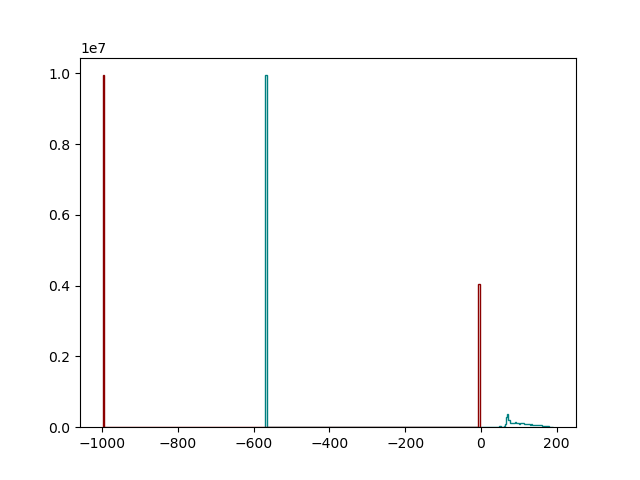
#> input picture program/histogram/uav&gsi_normalization.png, 640 x 480 px
$ python -i analysis.py   (imports and definitions only)   (older library calls are emulated)
#> lines starting #> are read from the running program, lines starting #| are printed output that depends on the picture; after the words box and inside, x2 and y2 are one past the last pixel; in counts of white or black regions, pixels touching at a corner belong together
#> further down, picture is the input picture: shape (480, 640, 3); mean B, G, R 250.9, 250.9, 251.1
import cv2
import numpy as np
import matplotlib.pyplot as plt
import matplotlib as mpl
from collections import deque


# [47 lines left out: functions approximation, neighbours, relabeling, labeling, not called in this run]


def shortcut2():
  dummy = np.loadtxt('results/dummy.txt').astype(np.uint16)
  label = np.loadtxt('results/label.txt').astype(np.uint16)

# [65 lines left out: function texture, not called in this run]

def edge(img):
  dst = cv2.cvtColor(img.copy(), cv2.COLOR_BGR2GRAY)

  canny = cv2.Canny(dst,100,450,5)
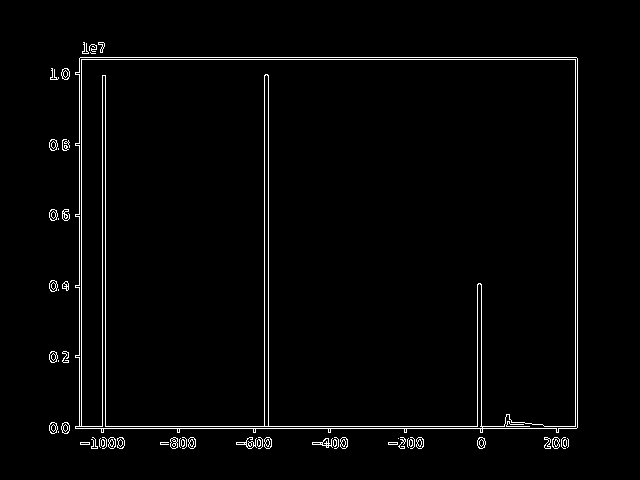
#> canny: shape (480, 640); 2.3% white in thin lines or dots, all inside (x1, y1, x2, y2) = (49, 42, 578, 449)
  sobelx = cv2.Sobel(dst,cv2.CV_64F,1,0,ksize=3)
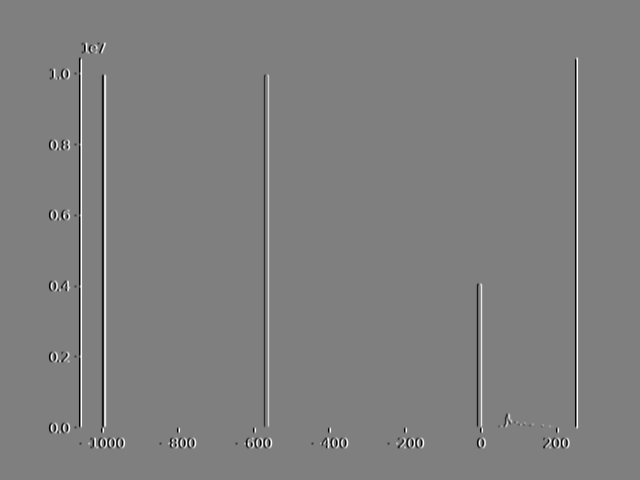
#> sobelx: shape (480, 640) float64; min -1020, max 1020, mean 0; drawn with min black and max white
  sobely = cv2.Sobel(dst,cv2.CV_64F,0,1,ksize=3)
  sobel = np.sqrt(sobelx**2 + sobely**2)
  laplacian = cv2.Laplacian(dst,cv2.CV_64F)
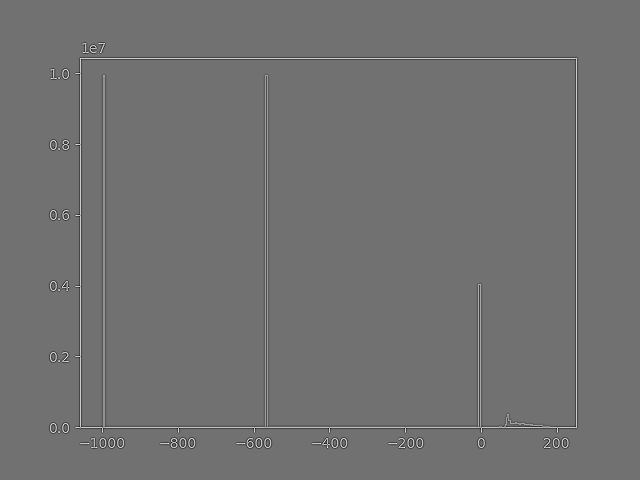
#> laplacian: shape (480, 640) float64; min -591, max 741, mean 0; drawn with min black and max white

  cv2.imwrite('results/edge/canny.png', canny)
  cv2.imwrite('results/edge/sobelx.png', sobelx)
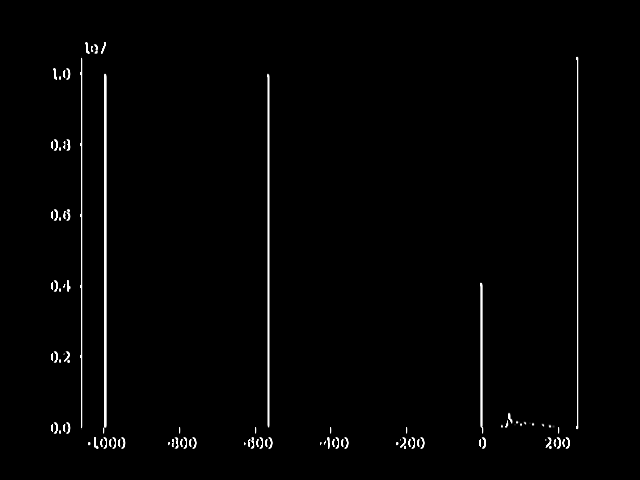
#> saved as sobelx.png: shape (480, 640); min 0, max 255, mean 3.6
  cv2.imwrite('results/edge/sobely.png', sobely)
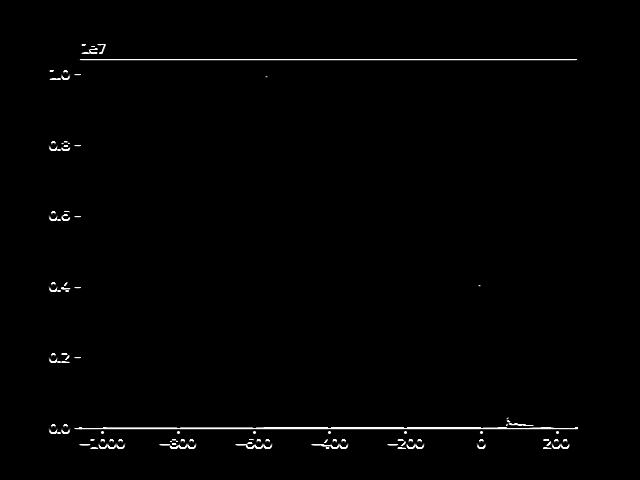
#> saved as sobely.png: shape (480, 640); min 0, max 255, mean 2.4
  cv2.imwrite('results/edge/sobel.png', sobel)
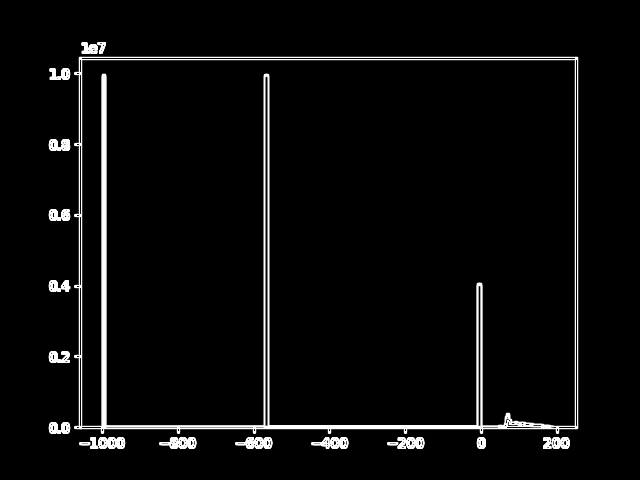
#> saved as sobel.png: shape (480, 640); min 0, max 255, mean 10.4
  cv2.imwrite('results/edge/laplacian.png', laplacian)
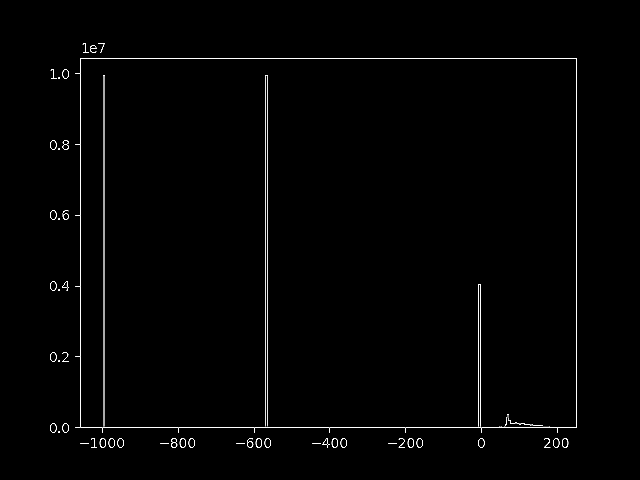
#> saved as laplacian.png: shape (480, 640); min 0, max 255, mean 3.5

  return

>>> import cv2
>>> picture = cv2.imread('histogram/uav&gsi_normalization.png')
>>> result = edge(picture)

$ run again, on program/histogram/uav&heli v1.png
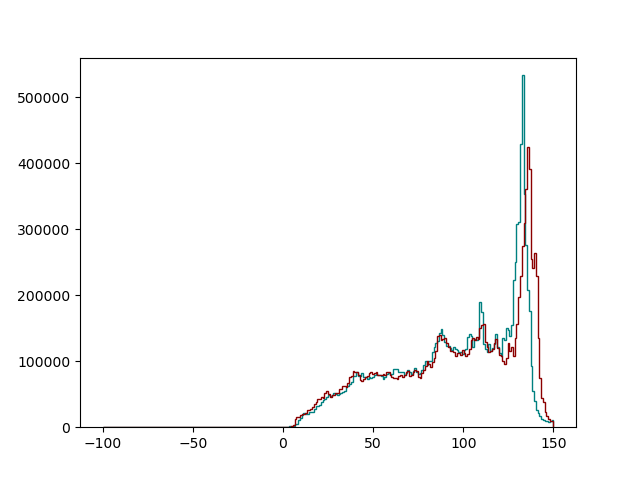
#> input picture program/histogram/uav&heli v1.png, 640 x 480 px
#> picture is the input picture: shape (480, 640, 3); mean B, G, R 250.3, 250.3, 250.4
#> in edge, `canny = cv2.Canny(dst,100,450,5)`:
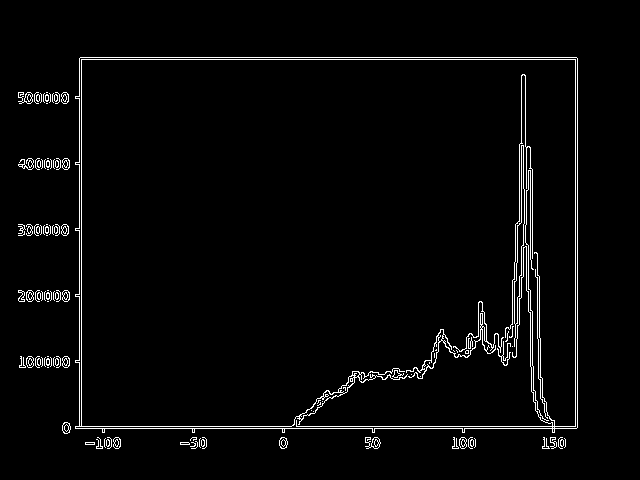
#> canny: shape (480, 640); 2.8% white in thin lines or dots, all inside (x1, y1, x2, y2) = (18, 57, 578, 449)
#> in edge, `cv2.imwrite('results/edge/laplacian.png', laplacian)`:
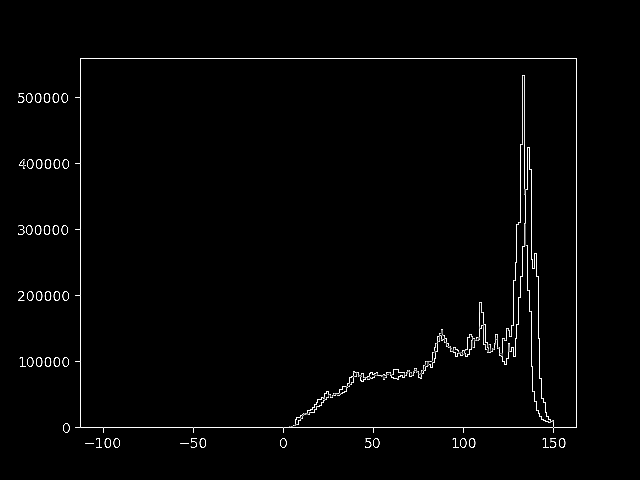
#> saved as laplacian.png: shape (480, 640); min 0, max 255, mean 4.2

$ run again, on program/histogram/uav&heli v2.png
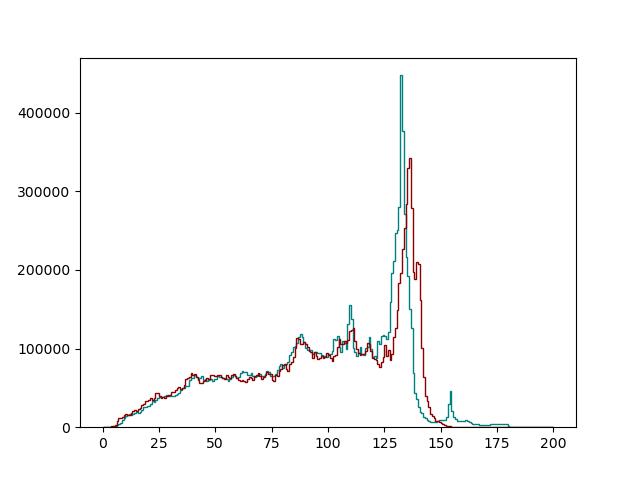
#> input picture program/histogram/uav&heli v2.png, 640 x 480 px
#> picture is the input picture: shape (480, 640, 3); mean B, G, R 250.1, 250.1, 250.1
#> in edge, `canny = cv2.Canny(dst,100,450,5)`:
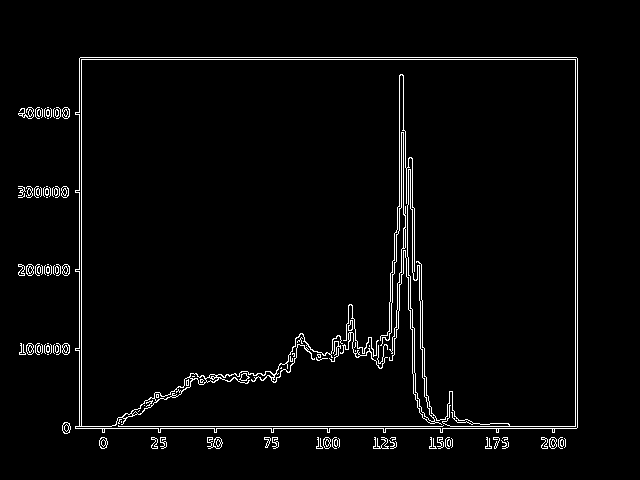
#> canny: shape (480, 640); 3% white in thin lines or dots, all inside (x1, y1, x2, y2) = (18, 57, 578, 449)
#> in edge, `cv2.imwrite('results/edge/laplacian.png', laplacian)`:
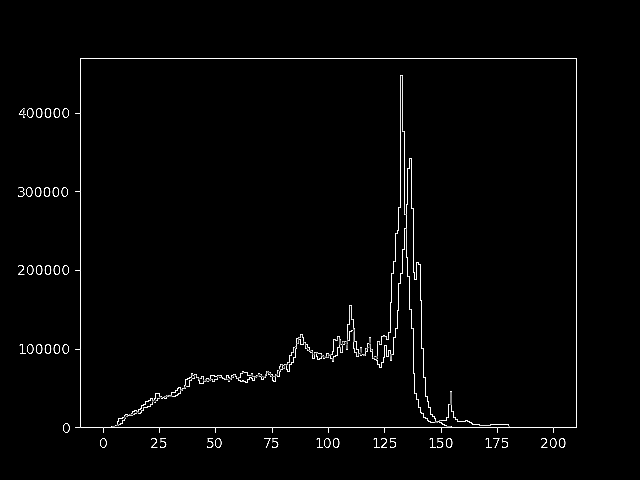
#> saved as laplacian.png: shape (480, 640); min 0, max 255, mean 4.4
